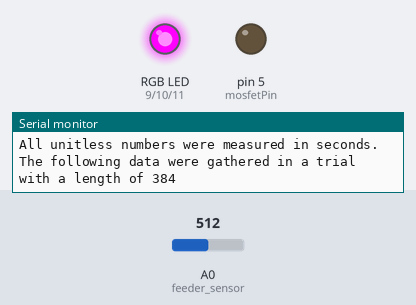
This sketch was run on a simulated Arduino Uno, built with avr-gcc and run on an emulated ATmega328P. Shown: an RGB LED mixed from three pins (HIGH = lit), output pins drawn as LEDs (lit = HIGH), the last lines printed to the serial monitor. Inputs (shaded band) come from the test bench; at power-on: A0 (feeder_sensor) = 512. Random numbers use the default seed unless the sketch sets one.

Above: at 1.2 s.
1.3 s: A0 (feeder_sensor) set to 13
2.8 s: A0 (feeder_sensor) set to 10
At 3.2 s:
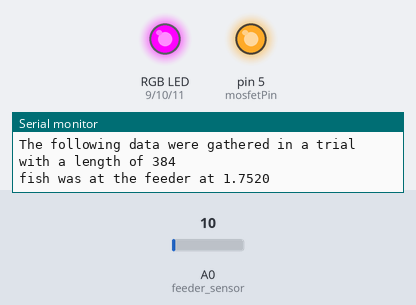
At 8.6 s:
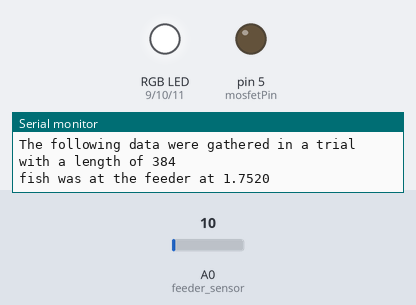
Timing chart, 0 to 10.1 s (numbered marks = the images above; inputs shaded):
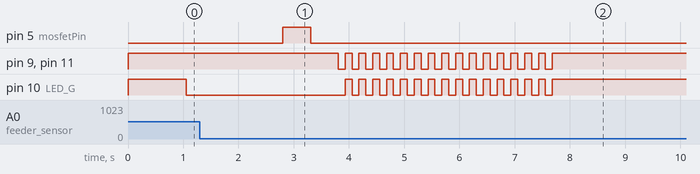

Measured:
- the behaviour switches between 12 and 11 on A0 (feeder_sensor) (found by bisection; images 0 and 1)
- after the input at 1.3 s, every drawn part: stays the same
- after the input at 2.8 s, pin 5 (mosfetPin): LOW → HIGH at once, → LOW 0.50 s later; pin 9 (LED_R), pin 11 (LED_B): alternates HIGH for 0.13 s and LOW for 0.13 s, 32 changes in all, then stays HIGH, starting after 1.0 s; pin 10 (LED_G): alternates HIGH for 0.13 s and LOW for 0.13 s, 31 changes in all, then stays HIGH, starting after 1.1 s

The sketch:

Phase2Condition_New.ino
```cpp
/*
 * Automate RGB LED, feeder motor, reflective feeder sensor, and wide beam sensor.
 *  -Turn blue LED on (using blue instead of red because the wide beam sensor shows red lights)
 *  -Wait 8 seconds or until feeder sensor is triggered, whichever comes first
 *  -Save that time value
 *  -Feed fish (step motor using MOSFET switch)
 *  -Flash white LED 5 times
 *  -Wait until fish swims away and triggers the wide beam sensor
 *  -Wait some interval of time
 *  -Repeat from beginning for x trials
 *  -Export data manually
 *
 * If the libraries on lines 1-4 don't import correctly,
 * go to Sketch / Include Library / Add .ZIP Library and select
 * the IR_Libraries ZIP folder.
 *
 * Tamara O'Malley, Monica Gray
 * 08 August 2017
 * Updated 8/10/17 - changed LED from red to blue
 * Updated 8/11/17 - added variable for time delay between trials
 */

// set up variables for use in entire program

int placeholder = 1;

//RGB LED (common anode: R+GB)
int LED_R = 9;                      //the number of the RGB LED Red pin for the feeding light
int LED_G = 10;                     //the number of the RGB LED Green pin for the feeding light
int LED_B = 11;                     //the number of the RGB LED Blue pin for the feeding light

int LED_on = 0;                     //0 = ON at full brightness
int LED_off = 255;                  //255 = OFF

//FEEDER SENSOR (Keyence FU-23X reflective fiber sensor with FS-V21X IR amplifier)
boolean fish_got_food = false;    //whether the fish has gotten close enough to the feeder to trigger the sensor (we assume it ate)
boolean fish_been_through_gate = false;
int fs_count = 0;                   //tracks how many times the feeder sensor has been read; used to slow down printing of "waiting" statement

//WIDE BEAM SENSOR (Keyence FU-A100 wide beam fiber sensor with FS-V21X IR amplifier)
int wideBeam_sensor_value = analogRead(A2);
int wideBeam_sensor_threshold = 50; //the level of output from the wide beam sensor that indicates the fish has passed through it
boolean fish_in_feeding_area = false;          //whether the fish has gone away from the feeding area, through the wide beam sensor
int wbs_count = 0;                  //tracks how many times the wide beam sensor has been read; used to slow down printing of "waiting" statement

//FEEDER controlled by MOSFET switch (Med Associates ENV-203-14P 14 mg Pellet Dispenser)
int mosfetPin = 5;                  //the number of the MOSFET switch pin

//TIMER variables
float gate_sensor_time = 0;
float feed_sensor_time = 0;
float start_time_secs = 0;
long randNumber = 0;
int cutoff = 30;
int delay_time = 0;

boolean fish_failed_to_approach_before_cutoff = false;
boolean flashing_is_ok = true;


void setup() {
//begin SETUP section

  Serial.begin(9600);           //allow printing to the serial monitor
  randomSeed(analogRead(0));

  pinMode(LED_R, OUTPUT);       //set up pins connected to RGB leads for the feeding sensor
  pinMode(LED_G, OUTPUT);
  pinMode(LED_B, OUTPUT);
  pinMode(A2, INPUT);           //wide beam sensor
  RGB_off();

  analogReference(INTERNAL);    //set up pins to read sensors
  pinMode(A0, INPUT);           //feeder sensor

  pinMode(mosfetPin, OUTPUT);   //set up pin connected to MOSFET switch controlling the feeder
  digitalWrite(mosfetPin, LOW); //initialize feeder to OFF

  Serial.println("All unitless numbers were measured in seconds.");
}


void loop()
{
    fish_got_food = false;                    //we'll need this later
    flashing_is_ok = false;
    fish_failed_to_approach_before_cutoff = false;
    delay_time = 0;

    delay(1000);                             //This waits 1 seconds so that a fish who is leaving the feeding area after waiting in there longer than the trial length won't immediately trigger the gate in the new trial

    start_time_secs = millis() / 1000.00;   //This records the uptime of the machine when the current loop was started. it needs to be saved as seconds to avoid overflow (i think? I'm taking precautions)

    randNumber = random(300, 1000);           //random(minimum seconds, maximum seconds)
    //randNumber = 150;
    Serial.print("The following data were gathered in a trial with a length of "); Serial.println(randNumber);


    RGB_on(LED_off, LED_on, LED_off);               //green light on


    //WAIT UNTIL THE TRIAL ENDS; CONTINUALLY CHECK FOR FISH BEFORE THE CUTOFF; NOTE IF FISH DID NOT APPROACH SENSOR
    while (  millis()/1000 - start_time_secs <= randNumber ) {

        //CONTINUALLY CHECK FOR FISH BEFORE CUTOFF;
        //check the feeder so long as the fish hasn't gotten food yet; otherwise, flash the white light (unless the white light has already been flashed)
        while ( ((millis()/1000)-start_time_secs) < cutoff) {
          if (fish_got_food == false) {
            feeder_check();
          }
          else {
            if (flashing_is_ok == true) {
              flash_white_light();
              flashing_is_ok = false;
            }
          }
        }

        //TURN THE GREEN LIGHT OFF ONCE THE FISH GETS FOOD
        if (fish_got_food == false) {
          RGB_off();
          //fish_failed_to_approach_before_cutoff = true;
        }
      }


    if (fish_got_food == false) {
      Serial.print("Fish did not approach feeding sensor");
    }
    /**
    if (fish_failed_to_approach_before_cutoff == true) {
      Serial.print("; fish failed to approach before the cutoff of "); Serial.print(cutoff);
    }
    **/

}


void RGB_on(int redBrightness, int greenBrightness, int blueBrightness)
{
  analogWrite(LED_R, redBrightness);
  analogWrite(LED_G, greenBrightness);
  analogWrite(LED_B, blueBrightness);
  delay(50);
}


void RGB_off()
{
  analogWrite(LED_R, LED_off);
  analogWrite(LED_B, LED_off);
  analogWrite(LED_G, LED_off);
  delay(50);
}


void dispense_food()
{
  digitalWrite(mosfetPin, HIGH);          //dispense food
  delay(500);

  digitalWrite(mosfetPin, LOW);           //reset feeder switch
  delay(500);
}

void feeder_check()
{
  //Use these for trooubleshooting:
  // Serial.print(analogRead(A0)); Serial.print("\t");
  //Serial.print(analogRead(A2)); Serial.print("\t");
  //Serial.println("");
  //Serial.print(fish_been_through_gate);

  //Note that the A0(feeding) sensor inteprets close objects as LOW numbers, while the A2(gate) sensor interpets close objects as HIGH numbers.
  //This is why the analogRead(A0) "if loop" uses "less than", while the analogRead(A2) "if loop" uses "greater than".

  if (fish_got_food == false) {
    delay(4);                                   //I have no idea why this delay is necessary, but the program won't run right without itp
    if (analogRead(A0) < 12) {                //do this bit if the feeder is being tripped (the number is essentially arbitrary):
      feed_sensor_time = (millis() / 1000.00) - start_time_secs;  //feeder_sensor_time is set to the current uptime(as seconds) minus the uptime at the start of the cycle(as seconds)
      Serial.print("fish was at the feeder at "); Serial.println(feed_sensor_time, 4);
      dispense_food();
      fish_got_food = true;                                         //set this so we can tell the computer not to print the "fish approached..." statement again
      flashing_is_ok = true;
    }
  }
}

void flash_white_light()
{
  for (int i=0; i <= 15; i++){
  RGB_on(LED_on, LED_on, LED_on);
  delay(75);
  RGB_off();
  delay(75);
  }
}
```
